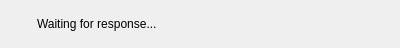
<?xml version="1.0" encoding="UTF-8"?>
<ui version="4.0">
 <class>LoadingBar</class>
 <widget class="QWidget" name="LoadingBar">
  <property name="geometry">
   <rect>
    <x>0</x>
    <y>0</y>
    <width>400</width>
    <height>48</height>
   </rect>
  </property>
  <property name="windowTitle">
   <string>Form</string>
  </property>
  <layout class="QHBoxLayout" name="horizontalLayout">
   <item>
    <widget class="QWidget" name="widget" native="true">
     <property name="sizePolicy">
      <sizepolicy hsizetype="Fixed" vsizetype="Fixed">
       <horstretch>0</horstretch>
       <verstretch>0</verstretch>
      </sizepolicy>
     </property>
     <property name="minimumSize">
      <size>
       <width>20</width>
       <height>20</height>
      </size>
     </property>
     <property name="maximumSize">
      <size>
       <width>20</width>
       <height>20</height>
      </size>
     </property>
     <widget class="WaitingSpinnerWidget" name="waitingSpinner" native="true">
      <property name="geometry">
       <rect>
        <x>0</x>
        <y>0</y>
        <width>30</width>
        <height>30</height>
       </rect>
      </property>
      <property name="sizePolicy">
       <sizepolicy hsizetype="Preferred" vsizetype="Preferred">
        <horstretch>0</horstretch>
        <verstretch>0</verstretch>
       </sizepolicy>
      </property>
     </widget>
    </widget>
   </item>
   <item>
    <widget class="QLabel" name="label">
     <property name="text">
      <string>Waiting for response...</string>
     </property>
    </widget>
   </item>
  </layout>
 </widget>
 <customwidgets>
  <customwidget>
   <class>WaitingSpinnerWidget</class>
   <extends>QWidget</extends>
   <header>QtWaitingSpinner/waitingspinnerwidget.h</header>
   <container>1</container>
  </customwidget>
 </customwidgets>
 <resources/>
 <connections/>
</ui>
